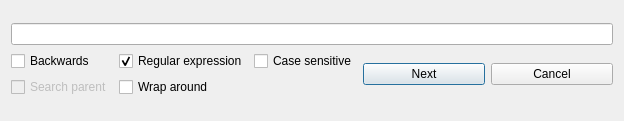
<?xml version="1.0" encoding="UTF-8"?>
<ui version="4.0">
 <class>SearchWindow</class>
 <widget class="QDialog" name="SearchWindow">
  <property name="windowModality">
   <enum>Qt::NonModal</enum>
  </property>
  <property name="geometry">
   <rect>
    <x>0</x>
    <y>0</y>
    <width>624</width>
    <height>121</height>
   </rect>
  </property>
  <property name="minimumSize">
   <size>
    <width>400</width>
    <height>121</height>
   </size>
  </property>
  <property name="maximumSize">
   <size>
    <width>1000</width>
    <height>121</height>
   </size>
  </property>
  <property name="focusPolicy">
   <enum>Qt::TabFocus</enum>
  </property>
  <property name="windowTitle">
   <string>Find</string>
  </property>
  <property name="autoFillBackground">
   <bool>true</bool>
  </property>
  <layout class="QVBoxLayout" name="verticalLayout_2">
   <item>
    <layout class="QVBoxLayout" name="verticalLayout">
     <item>
      <widget class="QLineEdit" name="searchQuery"/>
     </item>
     <item>
      <layout class="QHBoxLayout" name="horizontalLayout">
       <item>
        <layout class="QGridLayout" name="gridLayout">
         <item row="0" column="1">
          <widget class="QCheckBox" name="useRegex">
           <property name="enabled">
            <bool>true</bool>
           </property>
           <property name="text">
            <string>Regular expression</string>
           </property>
           <property name="checked">
            <bool>true</bool>
           </property>
          </widget>
         </item>
         <item row="1" column="1">
          <widget class="QCheckBox" name="wrapAround">
           <property name="text">
            <string>Wrap around</string>
           </property>
          </widget>
         </item>
         <item row="0" column="2">
          <widget class="QCheckBox" name="caseSensitive">
           <property name="text">
            <string>Case sensitive</string>
           </property>
          </widget>
         </item>
         <item row="0" column="0">
          <widget class="QCheckBox" name="searchBackwards">
           <property name="text">
            <string>Backwards</string>
           </property>
          </widget>
         </item>
         <item row="1" column="0">
          <widget class="QCheckBox" name="searchParents">
           <property name="enabled">
            <bool>false</bool>
           </property>
           <property name="text">
            <string>Search parent</string>
           </property>
          </widget>
         </item>
        </layout>
       </item>
       <item>
        <widget class="QPushButton" name="searchApproved">
         <property name="text">
          <string>Next</string>
         </property>
        </widget>
       </item>
       <item>
        <widget class="QPushButton" name="searchRejected">
         <property name="text">
          <string>Cancel</string>
         </property>
        </widget>
       </item>
      </layout>
     </item>
    </layout>
   </item>
  </layout>
 </widget>
 <resources/>
 <connections/>
</ui>
